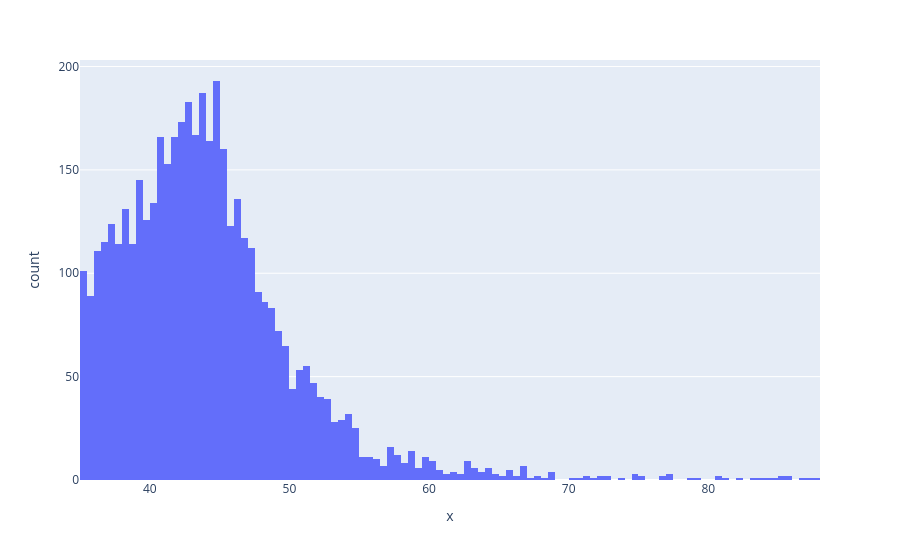

Source (notebook cell):
### Code cell
fig_5=px.histogram(fil_particles['pt1'],fil_particles['pt1'])

fig_5.show()

### Figure 1 — Plotly figure (JSON) as saved in the notebook; plotly's stock layout.template omitted (floating-point values rounded to 4 significant figures; data arrays with more than 128 entries replaced by an {"elided": "..."} marker saying what was removed)
{"data": [{"alignmentgroup": "True", "bingroup": "x", "hovertemplate": "x=%{x}<br>count=%{y}<extra></extra>", "legendgroup": "", "marker": {"color": "#636efa", "pattern": {"shape": ""}}, "name": "", "offsetgroup": "", "orientation": "v", "showlegend": false, "type": "histogram", "x": {"elided": "4512 float values"}, "xaxis": "x", "yaxis": "y"}], "layout": {"barmode": "relative", "legend": {"tracegroupgap": 0}, "margin": {"t": 60}, "xaxis": {"anchor": "y", "domain": [0, 1], "title": {"text": "x"}}, "yaxis": {"anchor": "x", "domain": [0, 1], "title": {"text": "count"}}}}
